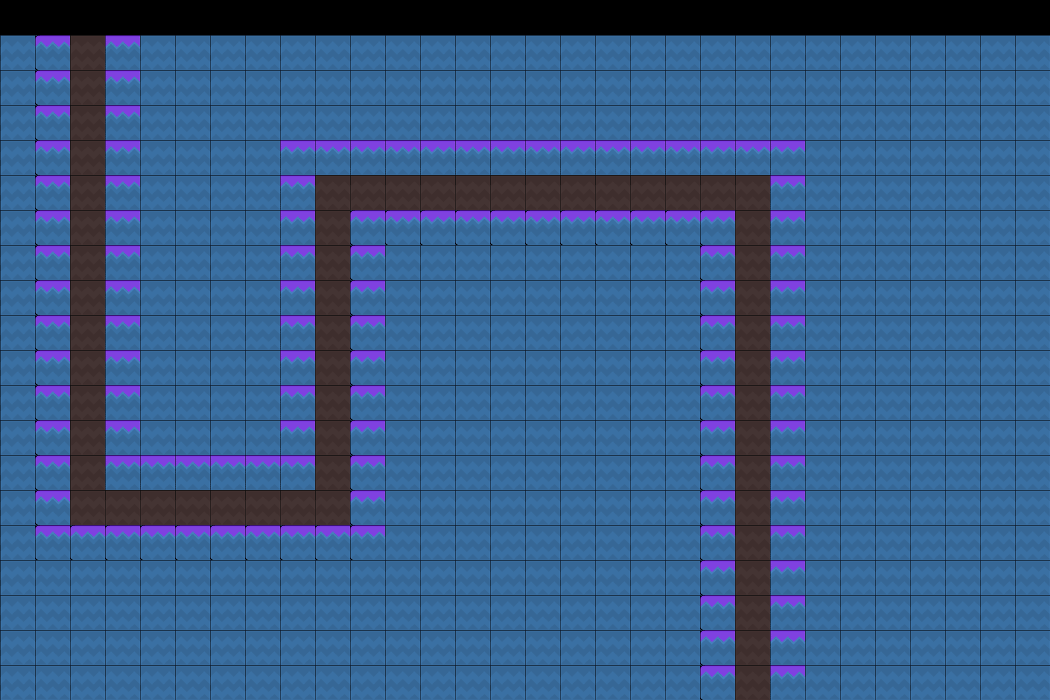

Rendered tile map (Tiled .tmx) drawn with the repository's tilesets; below, a short description and the map source with its tile grids summarised:
An orthogonal 30x20 tile map with 35x35 px tiles, 3 tile layers (Tile Layer 1, road, Tile Layer 3).

<map version="1.0" orientation="orthogonal" renderorder="right-down" width="30" height="20" tilewidth="35" tileheight="35" nextobjectid="1">
 <tileset firstgid="1" name="tileset" tilewidth="35" tileheight="35" spacing="1" margin="1" tilecount="196">
  <image source="tileset.gif" width="512" height="512" />
 </tileset>
 <layer name="Tile Layer 1" width="30" height="20">
  <data>[600 cells, 570 non-empty, 1 distinct tile ids]</data>
 </layer>
 <layer name="road" width="30" height="20">
  <data>[600 cells, 56 non-empty, 1 distinct tile ids]</data>
 </layer>
 <layer name="Tile Layer 3" width="30" height="20">
  <data>[600 cells, 112 non-empty, 2 distinct tile ids]</data>
 </layer>
</map>